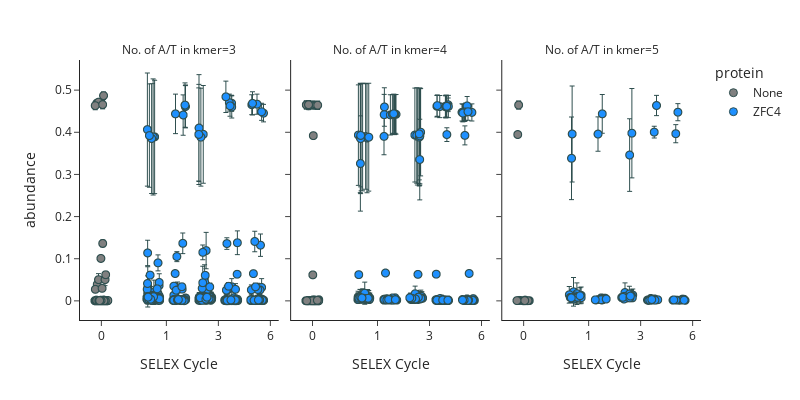

The notebook cell saved with this chart:
### Markdown cell above
## Visualise the enrichment of relatively AT-rich 5-mers

### Code cell
fig = px.scatter(melt_fractions_mean[melt_fractions_mean["AT"].isin([3,4,5])], 
                 facet_col="AT", x="cycle_", y="value", color="protein", 
                 error_y="value_std", template='simple_white',
                 category_orders={"protein": ["None", "ZFC4"],
                                  "AT": [3,4,5]},
                 color_discrete_sequence=["grey", "dodgerblue"],
                 width=800, height=400, custom_data=["kmer"],
                 labels={
                     "cycle_": "SELEX Cycle",
                     "value": "abundance",
                     "AT": "No. of A/T in kmer"
                 })
fig.update_traces(marker=dict(size=8, line=dict(color='DarkSlateGrey', width=1)),
                  selector=dict(mode='markers'), 
                  error_y=dict(thickness=1, width=2, color='DarkSlateGrey'),
                  hovertemplate="<br>".join([                      
                      "Abundance: %{y:.3f}",
                      "kmer: %{customdata[0]}",
                  ]))
fig.for_each_xaxis(lambda xaxis: xaxis.update(dict(
                      tickmode = 'array',
                      tickvals = [0,2.5,4.5,6.5],
                      ticktext = ['0', '1', '3', '6']
                  )))
fig.update_layout(
    hoverlabel=dict(
        bgcolor="white",
        font_size=16,
    )
    #,
    #yaxis_range=[-0.05,0.65]
)
fig.show()

### Figure 1 — Plotly figure (JSON) as saved in the notebook; plotly's stock layout.template omitted (floating-point values rounded to 4 significant figures; data arrays with more than 128 entries replaced by an {"elided": "..."} marker saying what was removed)
{"data": [{"customdata": {"elided": "160x1 str values"}, "error_y": {"array": {"elided": "160 float values"}, "color": "DarkSlateGrey", "thickness": 1, "width": 2}, "hovertemplate": "Abundance: %{y:.3f}<br>kmer: %{customdata[0]}", "legendgroup": "None", "marker": {"color": "grey", "line": {"color": "DarkSlateGrey", "width": 1}, "size": 8, "symbol": "circle"}, "mode": "markers", "name": "None", "showlegend": true, "type": "scattergl", "x": {"elided": "160 float values"}, "xaxis": "x", "y": {"elided": "160 float values"}, "yaxis": "y"}, {"customdata": [["AAAAC"], ["AAAAG"], ["AAACA"], ["AAACT"], ["AAAGA"], ["AAAGT"], ["AAATC"], ["AAATG"], ["AACAA"], ["AACAT"], ["AACTA"], ["AACTT"], ["AAGAA"], ["AAGAT"], ["AAGTA"], ["AATAC"], ["AATAG"], ["AATCA"], ["AATCT"], ["AATGA"], ["AATGT"], ["AATTC"], ["AATTG"], ["ACAAA"], ["ACAAT"], ["ACATA"], ["ACTAA"], ["ACTAT"], ["ACTTA"], ["AGAAA"], ["AGAAT"], ["AGATA"], ["AGTAA"], ["AGTAT"], ["AGTTA"], ["ATAAC"], ["ATAAG"], ["ATACA"], ["ATAGA"], ["ATATC"], ["ATATG"], ["ATCAA"], ["ATCAT"], ["ATCTA"], ["ATGAA"], ["ATGTA"], ["ATTAC"], ["ATTAG"], ["ATTCA"], ["ATTGA"], ["ATTTC"], ["ATTTG"], ["CAAAA"], ["CAATA"], ["CATAA"], ["CATTA"], ["CTAAA"], ["CTATA"], ["CTTAA"], ["CTTTA"], ["GAAAA"], ["GAATA"], ["GATAA"], ["GATTA"], ["GTAAA"], ["GTATA"], ["GTTAA"], ["GTTTA"], ["TAACA"], ["TAAGA"], ["TACAA"], ["TACTA"], ["TAGAA"], ["TATCA"], ["TATGA"], ["TCAAA"], ["TCTAA"], ["TGAAA"], ["TGTAA"], ["TTCAA"]], "error_y": {"array": [0.007515, 0.0003035, 0.0001257, 0.0001573, 0.0002242, 5.777e-05, 5.415e-05, 7.126e-05, 0.00997, 2.439e-05, 0.0001633, 7.746e-05, 6.4e-05, 7.043e-05, 6.409e-05, 4.985e-05, 0.0002181, 8.371e-05, 3.789e-05, 7.561e-05, 0.000214, 0.0001097, 0.01003, 8.327e-05, 0.009992, 9.012e-05, 7.374e-05, 4.303e-05, 7.303e-05, 0.0002581, 2.942e-05, 3.942e-05, 8.333e-05, 2.415e-05, 7.625e-05, 0.01003, 3.497e-05, 5.525e-05, 0.0002099, 6.805e-05, 7.126e-05, 7.243e-05, 5.937e-05, 6.604e-05, 6.889e-05, 2.606e-05, 6.738e-05, 4.381e-05, 0.0001477, 7.357e-05, 0.009907, 9.368e-05, 0.001634, 4.349e-05, 6.68e-05, 4.506e-05, 6.95e-05, 8.365e-05, 2.31e-05, 8.646e-05, 0.0003485, 6.384e-05, 0.009879, 8.306e-05, 0.005723, 0.000156, 9.395e-05, 0.0005386, 0.01008, 4.324e-05, 8.09e-05, 7.004e-05, 0.000331, 0.0002823, 4.397e-05, 7.321e-05, 1.822e-05, 0.009841, 7.915e-05, 7.275e-05], "color": "DarkSlateGrey", "thickness": 1, "width": 2}, "hovertemplate": "Abundance: %{y:.3f}<br>kmer: %{customdata[0]}", "legendgroup": "None", "marker": {"color": "grey", "line": {"color": "DarkSlateGrey", "width": 1}, "size": 8, "symbol": "circle"}, "mode": "markers", "name": "None", "showlegend": false, "type": "scattergl", "x": [-0.1512, 0.02021, 0.1889, -0.09937, -0.08816, -0.2464, 0.03075, -0.1284, 0.1509, -0.1896, 0.07069, 0.09056, 0.2368, 0.1041, 0.2416, -0.0007852, 0.01535, 0.2241, 0.005236, 0.1603, 0.1768, -0.007893, -0.0007812, -0.2488, -0.07808, -0.1442, -0.2405, -0.2403, -0.06962, 0.2481, -0.1846, -0.2153, 0.2088, 0.07217, 0.01957, 0.2059, -0.1781, 0.08321, 0.08907, -0.08924, 0.1134, 0.2213, 0.1646, 0.07945, 0.235, 0.01368, 0.1597, -0.09543, 0.1657, -0.1672, -0.2328, 0.1346, 0.01742, 0.07341, 0.1332, -0.08315, 0.1879, -0.1954, 0.06491, 0.02919, 0.03457, -0.1697, -0.1454, -0.1085, 0.03656, -0.1864, -0.04251, 0.05519, -0.2287, 0.1624, 0.09865, -0.1734, 0.04302, -0.185, -0.0463, 0.007148, 0.2439, -0.1473, 0.1931, -0.2178], "xaxis": "x2", "y": [0.4628, 0.001887, 0.001505, 0.0004565, 0.0009281, 0.0002102, 0.0004685, 0.0005307, 0.4644, 0.0002639, 0.000402, 0.000248, 0.0002743, 0.0002256, 0.0001723, 0.0005917, 0.001426, 0.0007303, 0.0002215, 0.0002522, 0.0008254, 0.0004278, 0.4646, 0.0002715, 0.4646, 0.0002072, 0.0002615, 0.0002641, 0.0002307, 0.002772, 0.0001512, 0.0002138, 0.0002667, 0.0002273, 0.0003131, 0.4643, 0.00019, 0.000726, 0.001285, 0.0002538, 0.0001495, 0.0002307, 0.0001855, 0.0002035, 0.0001851, 0.0001636, 0.0005131, 0.0003752, 0.0005976, 0.0002194, 0.4653, 0.00027, 0.06169, 0.0001838, 0.0002616, 0.0002311, 0.0006252, 0.0001548, 0.0001619, 0.0003331, 0.00234, 0.000297, 0.4636, 0.0002934, 0.392, 0.000635, 0.0006754, 0.002768, 0.4648, 0.0002248, 0.0003434, 0.0001964, 0.001908, 0.000852, 0.0001729, 0.0001835, 0.0001327, 0.4655, 0.001358, 0.0002005], "yaxis": "y2"}, {"customdata": [["AAAAA"], ["AAAAT"], ["AAATA"], ["AAATT"], ["AATAA"], ["AATAT"], ["AATTA"], ["ATAAA"], ["ATAAT"], ["ATATA"], ["ATTAA"], ["ATTTA"], ["TAAAA"], ["TAATA"], ["TATAA"], ["TTAAA"]], "error_y": {"array": [5.798e-05, 0.0001444, 0.0002735, 0.009982, 0.0001095, 9.267e-05, 8.247e-05, 7.521e-05, 8.306e-05, 0.0001403, 0.0001137, 0.0001059, 0.006051, 5.783e-05, 0.0001411, 0.0001111], "color": "DarkSlateGrey", "thickness": 1, "width": 2}, "hovertemplate": "Abundance: %{y:.3f}<br>kmer: %{customdata[0]}", "legendgroup": "None", "marker": {"color": "grey", "line": {"color": "DarkSlateGrey", "width": 1}, "size": 8, "symbol": "circle"}, "mode": "markers", "name": "None", "showlegend": false, "type": "scattergl", "x": [-0.1277, -0.1551, 0.06814, -0.1818, -0.007388, 0.005301, 0.09291, -0.2219, 0.161, 0.05282, -0.002954, 0.2296, -0.2158, 0.1794, 0.05493, -0.2455], "xaxis": "x3", "y": [0.001083, 0.001252, 0.001902, 0.4646, 0.0006693, 0.0002457, 0.0003705, 0.0006834, 0.0003033, 0.0002214, 0.0003192, 0.0005409, 0.3947, 0.0005369, 0.0006371, 0.0006904], "yaxis": "y3"}, {"customdata": {"elided": "800x1 str values"}, "error_y": {"array": {"elided": "800 float values"}, "color": "DarkSlateGrey", "thickness": 1, "width": 2}, "hovertemplate": "Abundance: %{y:.3f}<br>kmer: %{customdata[0]}", "legendgroup": "ZFC4", "marker": {"color": "dodgerblue", "line": {"color": "DarkSlateGrey", "width": 1}, "size": 8, "symbol": "circle"}, "mode": "markers", "name": "ZFC4", "showlegend": true, "type": "scattergl", "x": {"elided": "800 float values"}, "xaxis": "x", "y": {"elided": "800 float values"}, "yaxis": "y"}, {"customdata": {"elided": "400x1 str values"}, "error_y": {"array": {"elided": "400 float values"}, "color": "DarkSlateGrey", "thickness": 1, "width": 2}, "hovertemplate": "Abundance: %{y:.3f}<br>kmer: %{customdata[0]}", "legendgroup": "ZFC4", "marker": {"color": "dodgerblue", "line": {"color": "DarkSlateGrey", "width": 1}, "size": 8, "symbol": "circle"}, "mode": "markers", "name": "ZFC4", "showlegend": false, "type": "scattergl", "x": {"elided": "400 float values"}, "xaxis": "x2", "y": {"elided": "400 float values"}, "yaxis": "y2"}, {"customdata": [["AAAAA"], ["AAAAT"], ["AAATA"], ["AAATT"], ["AATAA"], ["AATAT"], ["AATTA"], ["ATAAA"], ["ATAAT"], ["ATATA"], ["ATTAA"], ["ATTTA"], ["TAAAA"], ["TAATA"], ["TATAA"], ["TTAAA"], ["AAAAA"], ["AAAAT"], ["AAATA"], ["AAATT"], ["AATAA"], ["AATAT"], ["AATTA"], ["ATAAA"], ["ATAAT"], ["ATATA"], ["ATTAA"], ["ATTTA"], ["TAAAA"], ["TAATA"], ["TATAA"], ["TTAAA"], ["AAAAA"], ["AAAAT"], ["AAATA"], ["AAATT"], ["AATAA"], ["AATAT"], ["AATTA"], ["ATAAA"], ["ATAAT"], ["ATATA"], ["ATTAA"], ["ATTTA"], ["TAAAA"], ["TAATA"], ["TATAA"], ["TTAAA"], ["AAAAA"], ["AAAAT"], ["AAATA"], ["AAATT"], ["AATAA"], ["AATAT"], ["AATTA"], ["ATAAA"], ["ATAAT"], ["ATATA"], ["ATTAA"], ["ATTTA"], ["TAAAA"], ["TAATA"], ["TATAA"], ["TTAAA"], ["AAAAA"], ["AAAAT"], ["AAATA"], ["AAATT"], ["AATAA"], ["AATAT"], ["AATTA"], ["ATAAA"], ["ATAAT"], ["ATATA"], ["ATTAA"], ["ATTTA"], ["TAAAA"], ["TAATA"], ["TATAA"], ["TTAAA"]], "error_y": {"array": [0.03407, 0.02576, 0.01963, 0.1139, 0.0171, 0.01145, 0.01264, 0.01043, 0.01971, 0.01088, 0.006037, 0.009358, 0.09793, 0.01174, 0.009542, 0.01897, 0.00753, 0.006574, 0.005637, 0.04596, 0.005032, 0.00332, 0.003429, 0.003979, 0.004365, 0.002717, 0.002528, 0.003449, 0.04065, 0.00293, 0.002363, 0.004656, 0.02278, 0.01837, 0.01424, 0.106, 0.01213, 0.009031, 0.008842, 0.008617, 0.01389, 0.008015, 0.004992, 0.007952, 0.0863, 0.009165, 0.007561, 0.01292, 0.005273, 0.003904, 0.002916, 0.02396, 0.002668, 0.001476, 0.001959, 0.001504, 0.002681, 0.001321, 0.000861, 0.00134, 0.01406, 0.001435, 0.001095, 0.002848, 0.003767, 0.00321, 0.002695, 0.02021, 0.002407, 0.001498, 0.001563, 0.001905, 0.002103, 0.001347, 0.001104, 0.001544, 0.02154, 0.001477, 0.001207, 0.002294], "color": "DarkSlateGrey", "thickness": 1, "width": 2}, "hovertemplate": "Abundance: %{y:.3f}<br>kmer: %{customdata[0]}", "legendgroup": "ZFC4", "marker": {"color": "dodgerblue", "line": {"color": "DarkSlateGrey", "width": 1}, "size": 8, "symbol": "circle"}, "mode": "markers", "name": "ZFC4", "showlegend": false, "type": "scattergl", "x": [1.932, 2.062, 1.77, 1.88, 1.993, 1.974, 1.805, 2.037, 2.226, 2.227, 1.922, 1.873, 1.856, 2.091, 1.846, 2.183, 3.003, 3.087, 3.152, 3.039, 3.151, 3.067, 2.847, 2.99, 3.087, 2.797, 3.022, 2.98, 2.876, 2.991, 2.77, 3.191, 3.913, 4.082, 4.214, 4.178, 3.889, 4.182, 3.965, 3.786, 4.163, 3.961, 3.876, 4.196, 4.094, 3.833, 4.101, 4.123, 4.908, 5.055, 4.944, 5.129, 5.125, 4.858, 5.104, 4.78, 5.176, 4.917, 4.815, 4.868, 5.04, 4.958, 5.066, 4.946, 6.183, 6.172, 6.127, 5.952, 6.188, 5.933, 5.764, 5.783, 6.17, 6.009, 6.227, 6.115, 5.87, 6.19, 5.879, 5.793], "xaxis": "x3", "y": [0.02151, 0.01706, 0.01441, 0.396, 0.01146, 0.007961, 0.008163, 0.007477, 0.01313, 0.007515, 0.004188, 0.006754, 0.3383, 0.008516, 0.007141, 0.01223, 0.007147, 0.006374, 0.006434, 0.4437, 0.004633, 0.002787, 0.002973, 0.003678, 0.003746, 0.002254, 0.00215, 0.003201, 0.3958, 0.002798, 0.002452, 0.004363, 0.01981, 0.01632, 0.01384, 0.3979, 0.0108, 0.007889, 0.007602, 0.007908, 0.01205, 0.007004, 0.00436, 0.007192, 0.346, 0.008362, 0.00703, 0.01138, 0.005745, 0.004599, 0.004404, 0.4636, 0.003037, 0.001547, 0.002073, 0.001961, 0.002658, 0.001379, 0.0009991, 0.001711, 0.4004, 0.001814, 0.001546, 0.003179, 0.003948, 0.003804, 0.00421, 0.4477, 0.002579, 0.001643, 0.001548, 0.002208, 0.002069, 0.001328, 0.001156, 0.001845, 0.3967, 0.0018, 0.001716, 0.002316], "yaxis": "y3"}], "layout": {"annotations": [{"font": {}, "showarrow": false, "text": "No. of A/T in kmer=3", "x": 0.16, "xanchor": "center", "xref": "paper", "y": 1, "yanchor": "bottom", "yref": "paper"}, {"font": {}, "showarrow": false, "text": "No. of A/T in kmer=4", "x": 0.5, "xanchor": "center", "xref": "paper", "y": 1, "yanchor": "bottom", "yref": "paper"}, {"font": {}, "showarrow": false, "text": "No. of A/T in kmer=5", "x": 0.84, "xanchor": "center", "xref": "paper", "y": 1, "yanchor": "bottom", "yref": "paper"}], "height": 400, "hoverlabel": {"bgcolor": "white", "font": {"size": 16}}, "legend": {"title": {"text": "protein"}, "tracegroupgap": 0}, "margin": {"t": 60}, "width": 800, "xaxis": {"anchor": "y", "domain": [0, 0.32], "tickmode": "array", "ticktext": ["0", "1", "3", "6"], "tickvals": [0, 2.5, 4.5, 6.5], "title": {"text": "SELEX Cycle"}}, "xaxis2": {"anchor": "y2", "domain": [0.34, 0.66], "matches": "x", "tickmode": "array", "ticktext": ["0", "1", "3", "6"], "tickvals": [0, 2.5, 4.5, 6.5], "title": {"text": "SELEX Cycle"}}, "xaxis3": {"anchor": "y3", "domain": [0.68, 1.0], "matches": "x", "tickmode": "array", "ticktext": ["0", "1", "3", "6"], "tickvals": [0, 2.5, 4.5, 6.5], "title": {"text": "SELEX Cycle"}}, "yaxis": {"anchor": "x", "domain": [0, 1], "title": {"text": "abundance"}}, "yaxis2": {"anchor": "x2", "domain": [0, 1], "matches": "y", "showticklabels": false}, "yaxis3": {"anchor": "x3", "domain": [0, 1], "matches": "y", "showticklabels": false}}}
